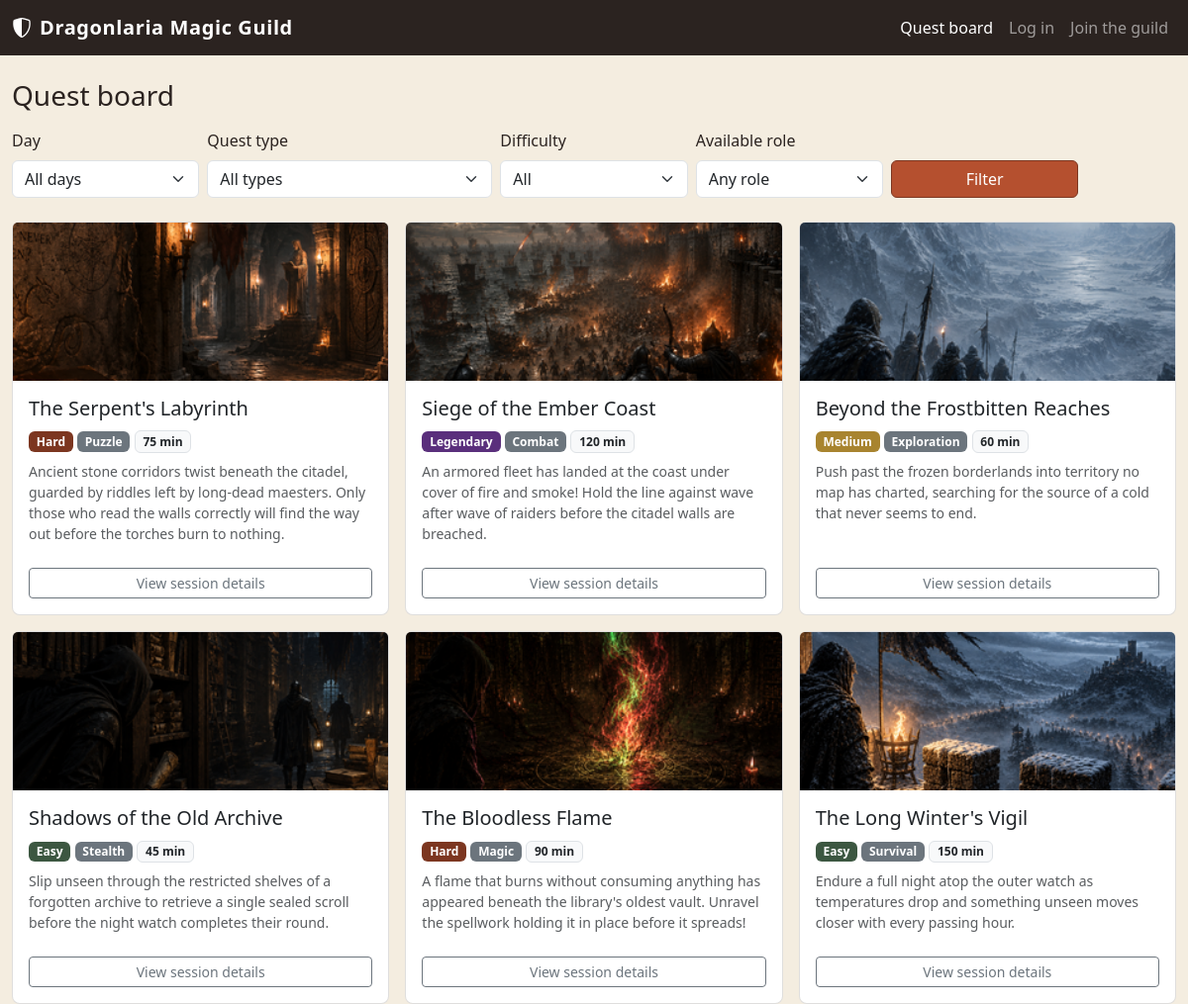
The page / on the database its author committed.
### tables this page shows
CREATE TABLE "QUESTS" (
	"quest_id"	INTEGER NOT NULL UNIQUE,
	"created_by"	INTEGER NOT NULL,
	"title"	TEXT NOT NULL,
	"dur_mins"	INTEGER NOT NULL,
	"quest_type"	TEXT NOT NULL,
	"difficulty"	TEXT NOT NULL,
	"desc"	TEXT NOT NULL,
	"image_path"	TEXT NOT NULL,
	PRIMARY KEY("quest_id" AUTOINCREMENT),
	FOREIGN KEY("created_by") REFERENCES "USERS"("user_id")
);

### app.py (the view, shortened to what this page needs)
@app.route("/")
def homepage():
    selected_quest_type = request.args.get("quest_type") or None
    selected_difficulty = request.args.get("difficulty") or None
    selected_day = request.args.get("day") or None
    selected_role = request.args.get("role") or None
    quests_db = quests_dao.get_all_quests(quest_type=selected_quest_type, difficulty=selected_difficulty, day=selected_day)
    return render_template("public/homepage.html", quests=quests_db, quest_types=QUEST_TYPES,
        difficulties=DIFFICULTIES, days=DAYS, roles=list(ROLE_CAPACITIES.keys()))

### templates/public/homepage.html (shortened to what this page needs)
{% extends "base.html" %}
{% block home_active %}active{% endblock %}
{% block content %}
<div class="col-12">
  <h1 class="h3 mb-3">Quest board</h1>
  <form method="GET" action="{{ url_for('homepage') }}" class="row g-2 align-items-end mb-4">
    <div class="col-6 col-md-2">
      <label for="filterDay" class="form-label">Day</label>
      <select class="form-select" id="filterDay" name="day">
        <option value="">All days</option>
      </select>
    </div>
    <div class="col-6 col-md-3">
      <label for="filterType" class="form-label">Quest type</label>
      <select class="form-select" id="filterType" name="quest_type">
        <option value="">All types</option>
      </select>
    </div>
    <div class="col-6 col-md-2">
      <label for="filterDifficulty" class="form-label">Difficulty</label>
      <select class="form-select" id="filterDifficulty" name="difficulty">
        <option value="">All</option>
      </select>
    </div>
    <div class="col-6 col-md-2">
      <label for="filterRole" class="form-label">Available role</label>
      <select class="form-select" id="filterRole" name="role">
        <option value="">Any role</option>
      </select>
    </div>
    <div class="col-12 col-md-2 d-grid">
      <button type="submit" class="btn btn-guild-primary">Filter</button>
    </div>
  </form>
  <div class="row row-cols-1 row-cols-md-2 row-cols-lg-3 g-3">
    {% for q in quests %}
    <div class="col">
      <article class="card quest-card h-100">
        {% if q.image_path %}
        <img src="{{ url_for('static', filename=q.image_path) }}" class="card-img-top" alt="Illustration for {{ q.title }}">
        {% endif %}
        <div class="card-body d-flex flex-column">
          <h2 class="h5 card-title">{{ q.title }}</h2>
          <p class="card-text mb-2">
            <span class="badge badge-difficulty-{{ q.difficulty }}">{{ q.difficulty|capitalize }}</span>
            <span class="badge bg-secondary">{{ q.quest_type|capitalize }}</span>
            <span class="badge bg-light text-dark border">{{ q.dur_mins }} min</span>
          </p>
          <p class="card-text text-muted small flex-grow-1">{{ q.desc }}</p>
          <a href="{{ url_for('quest', quest_id=q.quest_id) }}" class="btn btn-outline-secondary btn-sm mt-2">View session details</a>
        </div>
      </article>
    </div>
    {% endfor %}
  </div>
</div>
{% endblock %}

### static/style.css (style rules this page uses)
:root { --guild-ember: #b5502f; --guild-ember-dark: #7c3620; --guild-parchment: #f4ede0; --guild-ink: #2b2320; --guild-forest: #3c5741; }
body { background-color: var(--guild-parchment); color: var(--guild-ink); }
.btn-guild-primary { background-color: var(--guild-ember); border-color: var(--guild-ember-dark); color: #fff; }
.quest-card { border: 1px solid rgba(43, 35, 32, 0.15); border-radius: 0.5rem; background-color: #fff; }
.quest-card .card-img-top { height: 160px; object-fit: cover; }
.badge-difficulty-easy { background-color: var(--guild-forest); }
.badge-difficulty-medium { background-color: #a8842f; }
.badge-difficulty-hard { background-color: var(--guild-ember-dark); }
.badge-difficulty-legendary { background-color: #5a2f7c; }

### rows shown on the page
QUESTS: image_path (picture), title "The Serpent's Labyrinth", difficulty "Hard", quest_type "Puzzle", dur_mins "75", desc "Ancient stone corridors twist beneath the citadel, guarded by riddles left by long-dead maesters. Only those who read the walls correctly will find the way out before the torches burn to nothing."
QUESTS: image_path (picture), title "Siege of the Ember Coast", difficulty "Legendary", quest_type "Combat", dur_mins "120", desc "An armored fleet has landed at the coast under cover of fire and smoke! Hold the line against wave after wave of raiders before the citadel walls are breached."
QUESTS: image_path (picture), title "Beyond the Frostbitten Reaches", difficulty "Medium", quest_type "Exploration", dur_mins "60", desc "Push past the frozen borderlands into territory no map has charted, searching for the source of a cold that never seems to end."
QUESTS: image_path (picture), title "Shadows of the Old Archive", difficulty "Easy", quest_type "Stealth", dur_mins "45", desc "Slip unseen through the restricted shelves of a forgotten archive to retrieve a single sealed scroll before the night watch completes their round."
QUESTS: image_path (picture), title "The Bloodless Flame", difficulty "Hard", quest_type "Magic", dur_mins "90", desc "A flame that burns without consuming anything has appeared beneath the library's oldest vault. Unravel the spellwork holding it in place before it spreads!"
QUESTS: image_path (picture), title "The Long Winter's Vigil", difficulty "Easy", quest_type "Survival", dur_mins "150", desc "Endure a full night atop the outer watch as temperatures drop and something unseen moves closer with every passing hour."
